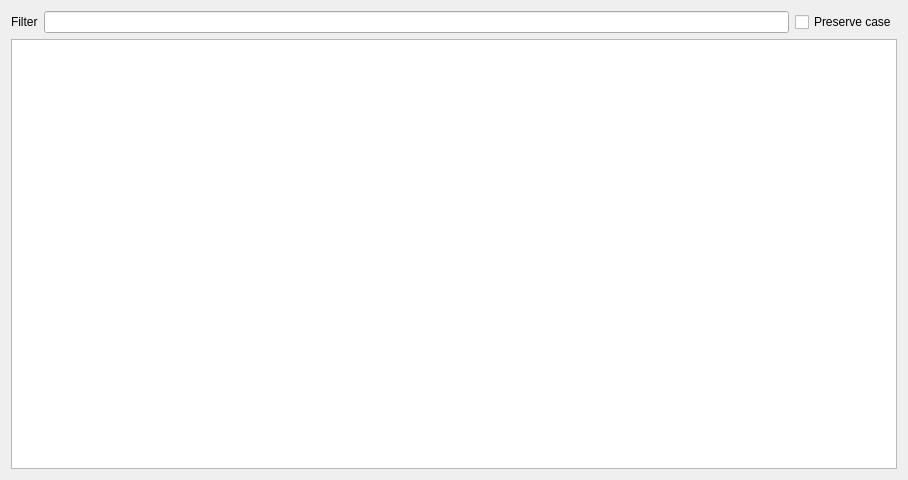
<?xml version="1.0" encoding="UTF-8"?>
<ui version="4.0">
 <class>xToolsAsciiAssistant</class>
 <widget class="QWidget" name="xToolsAsciiAssistant">
  <property name="geometry">
   <rect>
    <x>0</x>
    <y>0</y>
    <width>908</width>
    <height>480</height>
   </rect>
  </property>
  <property name="minimumSize">
   <size>
    <width>680</width>
    <height>480</height>
   </size>
  </property>
  <property name="windowTitle">
   <string notr="true">Form</string>
  </property>
  <layout class="QGridLayout" name="gridLayout">
   <item row="0" column="0">
    <widget class="QLabel" name="label">
     <property name="text">
      <string>Filter</string>
     </property>
    </widget>
   </item>
   <item row="0" column="1">
    <widget class="QLineEdit" name="lineEdit">
     <property name="text">
      <string notr="true"/>
     </property>
     <property name="clearButtonEnabled">
      <bool>true</bool>
     </property>
    </widget>
   </item>
   <item row="0" column="2">
    <widget class="QCheckBox" name="checkBox">
     <property name="minimumSize">
      <size>
       <width>0</width>
       <height>0</height>
      </size>
     </property>
     <property name="text">
      <string>Preserve case</string>
     </property>
    </widget>
   </item>
   <item row="1" column="0" colspan="3">
    <widget class="QTableWidget" name="tableWidget"/>
   </item>
  </layout>
 </widget>
 <resources/>
 <connections/>
</ui>
